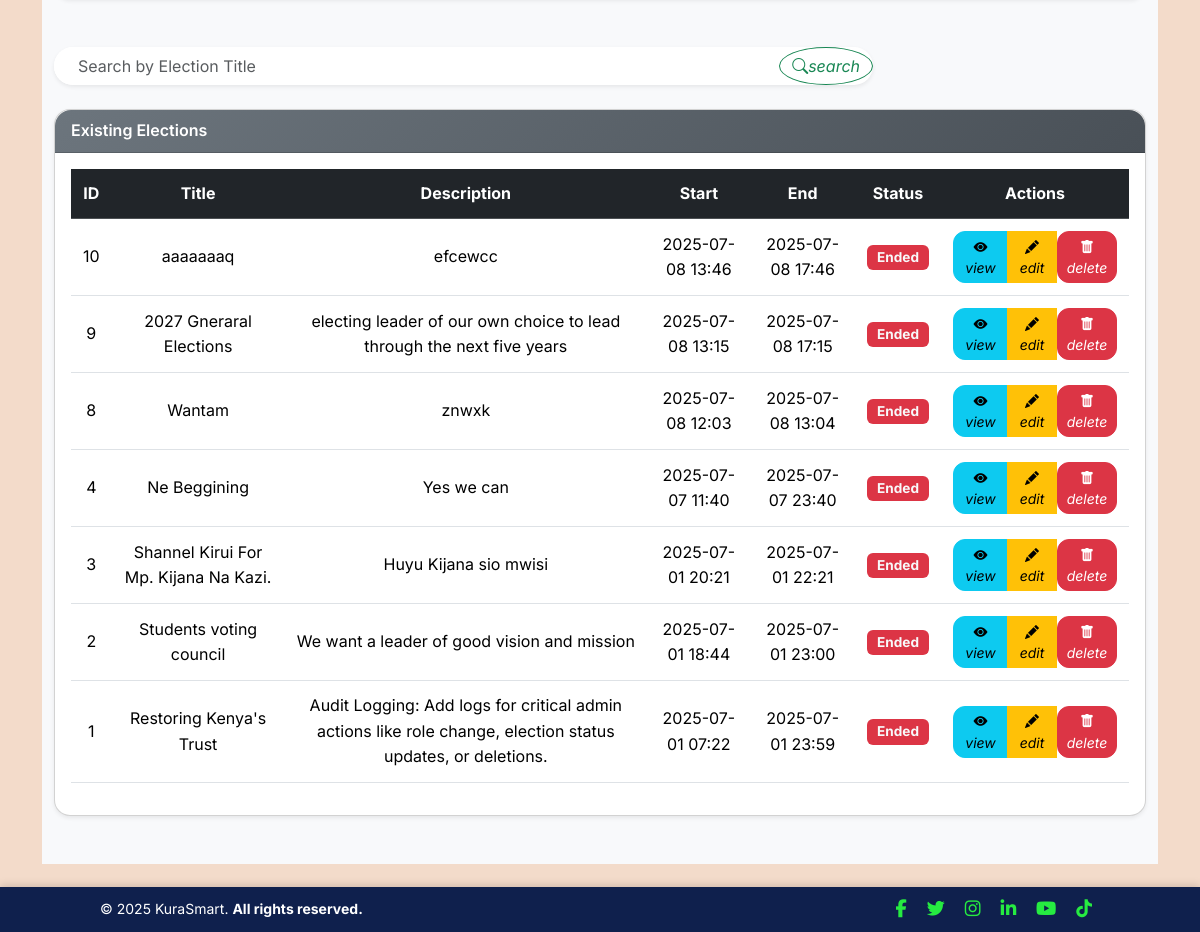
/admin/manage-elections (signed in, lower part), run on an earlier commit of the app's database.
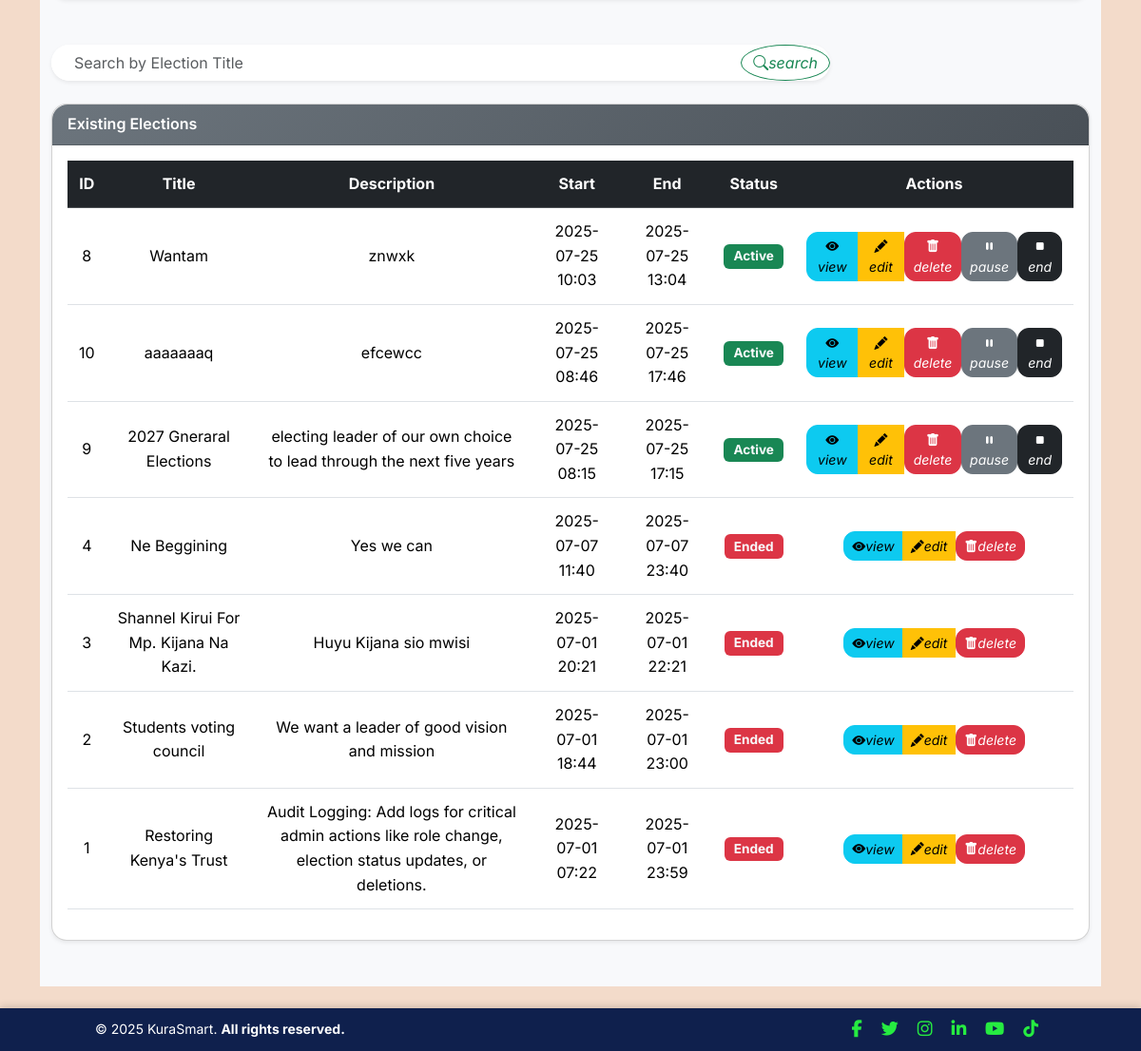
And on a later commit of the database.
### app/models.py (models this page shows, shortened)
class Election(db.Model):
    __tablename__ = 'election'
    id = db.Column(db.Integer, primary_key=True)
    title = db.Column(db.String(255), nullable=False)
    description = db.Column(db.Text)
    start_date = db.Column(db.DateTime, nullable=False)
    end_date = db.Column(db.DateTime, nullable=False)
    is_active = db.Column(db.Boolean, default=True)
    status = db.Column(db.Enum(ElectionStatusEnum), nullable=False, default=ElectionStatusEnum.INACTIVE)
    created_at = db.Column(db.DateTime, default=datetime.utcnow)
    updated_at = db.Column(db.DateTime, onupdate=func.now())
    deactivated_by = db.Column(db.Integer, db.ForeignKey('users.id'))
    candidates = db.relationship('Candidate', back_populates='election', lazy='dynamic')
    positions = db.relationship('Position', back_populates='election', lazy='dynamic', cascade="all, delete-orphan")
    votes = db.relationship('Vote', back_populates='election', lazy='dynamic')

### app/routes/web_auth.py (the view, shortened to what this page needs)
@admin_web_bp.route('/manage-elections', methods=['GET', 'POST'])
@login_required
def manage_elections():
    if not (current_user.is_superadmin or current_user.role == UserRole.admin.value):
        abort(403)
    try:
        form = ElectionForm()
        now = datetime.now()
        current_datetime = now.strftime('%Y-%m-%dT%H:%M')
        elections = Election.query.all()
        for election in elections:
            if election.status not in [ElectionStatusEnum.ENDED, ElectionStatusEnum.PAUSED]:
                if election.start_date <= now < election.end_date:
                    election.status = ElectionStatusEnum.ACTIVE
                elif now >= election.end_date:
                    election.status = ElectionStatusEnum.ENDED
        db.session.commit()
        search_title = request.args.get("search_title", "").strip()
        elections_query = Election.query
        if search_title:
            elections_query = elections_query.filter(Election.title.ilike(f"{search_title}%"))
        elections = elections_query.order_by(Election.start_date.desc()).all()
        return render_template(
            "admin/manage_elections.html",
            elections=elections,
            form=form,
            current_datetime=current_datetime,
            search_title=search_title,
            now=now
        )
    except Exception as e:
        db.session.rollback()
        flash(f"Error managing elections: {e}", "danger")
        return redirect(url_for("admin_web.dashboard"))

### app/forms/forms.py (shortened to what this page needs)
class ElectionForm(FlaskForm):
    title = StringField("Title", validators=[DataRequired()])
    description = TextAreaField("Description")
    start_date = DateTimeLocalField(
        "Start Date", format="%Y-%m-%dT%H:%M", validators=[DataRequired()]
    )
    end_date = DateTimeLocalField(
        "End Date", format="%Y-%m-%dT%H:%M", validators=[DataRequired()]
    )
    status = SelectField(
        "Status",
        choices=[(e.value, e.name.title()) for e in ElectionStatusEnum],
        validators=[DataRequired()],
        coerce=str,  # change to int if your Enum values are ints
    )
    candidates = FieldList(FormField(CandidateForm), min_entries=1)
    submit = SubmitField("Save Changes")

### app/context_processors.py (called while the page is built)
def inject_unread_notifs():
    if current_user.is_authenticated:
        count = Notification.query.filter_by(read=False).count()
    else:
        count = 0
    return {'unread_count': count}

### app/templates/admin/manage_elections.html (shortened to what the changed rows need)
{% extends "base.html" %}
{% block content %}
<div class="manage-elections-background py-5">
  <div class="container" data-aos="fade-up">
    <div class="card shadow-sm rounded-4" data-aos="fade-left">
      <div class="card-body">
        {% if elections %}
          <div class="table-responsive">
            <table class="table align-middle table-hover text-center">
              <thead class="table-dark">
                <tr>
                  <th>ID</th>
                  <th>Title</th>
                  <th>Description</th>
                  <th>Start</th>
                  <th>End</th>
                  <th>Status</th>
                  <th>Actions</th>
                </tr>
              </thead>
              <tbody>
                {% for election in elections %}
                  {% set status = election.status.value if election.status else 'unknown' %}
                  {% set status_clr = {'inactive':'secondary','active':'success','paused':'warning','ended':'danger'}.get(status,'dark') %}
                  <tr data-aos="fade-up" data-aos-delay="{{ loop.index * 50 }}">
                    <td>{{ election.id }}</td>
                    <td>{{ election.title }}</td>
                    <td>{{ election.description or '—' }}</td>
                    <td>{{ election.start_date.strftime('%Y-%m-%d %H:%M') }}</td>
                    <td>{{ election.end_date.strftime('%Y-%m-%d %H:%M') }}</td>
                    <td>
                      <span class="badge bg-{{ status_clr }} text-light">{{ status.title() }}</span>
                    </td>
                    <td>
                      <div class="btn-group" role="group">
                        <a href="{{ url_for('admin_web.view_election', election_id=election.id) }}" class="btn btn-sm btn-info" title="View Details">
                          <i class="bi bi-eye-fill">view</i>
                        </a>
                        <a href="{{ url_for('admin_web.edit_election', election_id=election.id) }}" class="btn btn-sm btn-warning" title="Edit">
                          <i class="bi bi-pencil-fill">edit</i>
                        </a>
                        <form method="POST" action="{{ url_for('admin_web.delete_election', election_id=election.id) }}" onsubmit="return confirm('Are you sure?');" class="d-inline">
                          <button type="submit" class="btn btn-sm btn-danger" title="Delete">
                            <i class="bi bi-trash-fill">delete</i>
                          </button>
                        </form>
                        {% if status == 'active' %}
                          <form method="POST" action="{{ url_for('admin_web.pause_election', election_id=election.id) }}" class="d-inline">
                            <button type="submit" class="btn btn-sm btn-secondary" title="Pause">
                              <i class="bi bi-pause-fill">pause</i>
                            </button>
                          </form>
                          <form method="POST" action="{{ url_for('admin_web.end_election', election_id=election.id) }}" class="d-inline">
                            <button type="submit" class="btn btn-sm btn-dark" title="End">
                              <i class="bi bi-stop-fill">end</i>
                            </button>
                          </form>
                        {% endif %}
                      </div>
                    </td>
                  </tr>
                {% endfor %}
              </tbody>
            </table>
          </div>
        {% else %}
          <p class="text-center text-muted">No elections found.</p>
        {% endif %}
      </div>
    </div>
  </div>
</div>
{% endblock %}

What changed in the data, as far as the page shows it:
changed Election "Wantam": start_date "2025-07-08 12:03" → "2025-07-25 10:03"; end_date "2025-07-08 13:04" → "2025-07-25 13:04"; title "Ended" → "Active"; now shows "pause end"; moves up the list
changed Election "aaaaaaaq": start_date "2025-07-08 13:46" → "2025-07-25 08:46"; end_date "2025-07-08 17:46" → "2025-07-25 17:46"; title "Ended" → "Active"; now shows "pause end"
changed Election "2027 Gneraral Elections": start_date "2025-07-08 13:15" → "2025-07-25 08:15"; end_date "2025-07-08 17:15" → "2025-07-25 17:15"; title "Ended" → "Active"; now shows "pause end"
